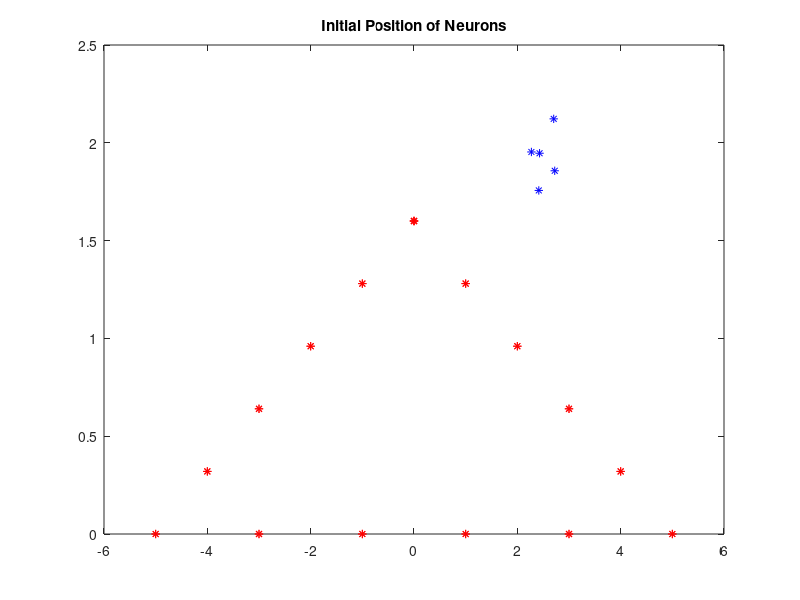
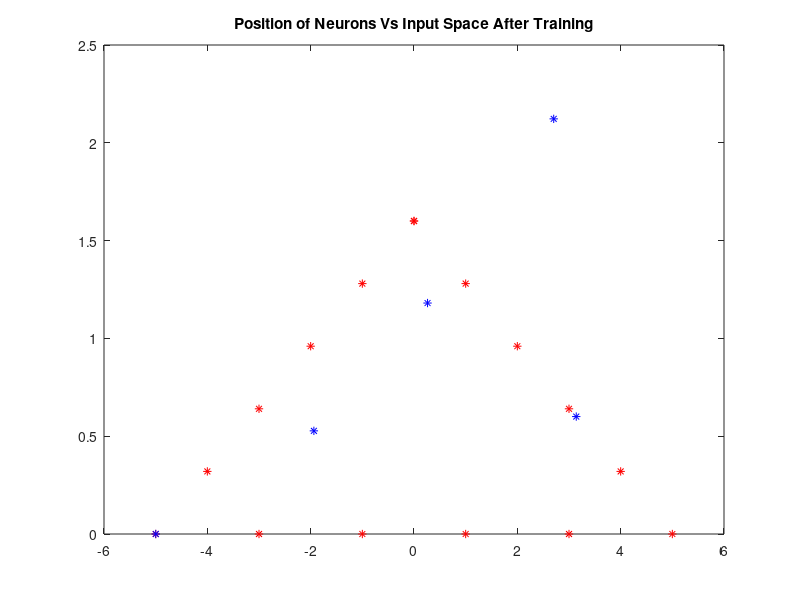
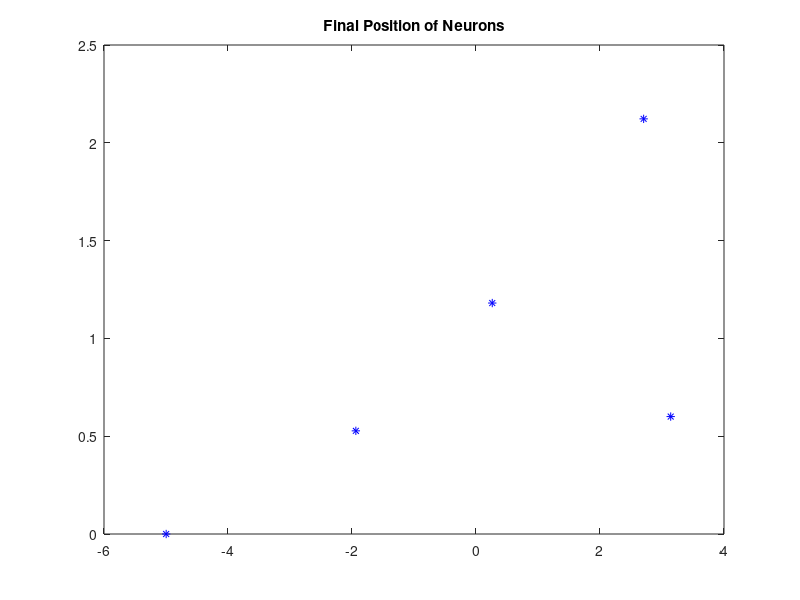

The MATLAB script that drew these images, in order:
%% Self Organized Map: Equilateral Triangle Representaton
% By: Kevin Machado Gamboa
% Email: ing.kevin@hotmail.com; kevin.machado@uao.edu.co
% Created: April 26, 2017
% Modify: April 27, 2017
% -------------------------------------------------------------------------
% -------------------------------------------------------------------------
% note: tested with: 
% Numero de patrones por lado en el triangulo 40
% Nro total de neuronas=100 
% Nro de veces que se presentan las entradas=500
clc;clear all;close all
lad = @(h) h/cot(60);
lado1 = @ (x,h) (x/cot(60)) + h;
lado2 = @ (x,h) (-x/cot(60)) + h;
% Lado 1 del triangulo
x=input('Patterns per each side of Triangle / Numero de patrones por lado en el triangulo ?');
h=x/cot(60);
la1=[-(x-1):1:0];
a1=lado1(la1,h);
plot(la1,a1,'r*')
hold on
% Lado 2 del triangulo
la2=[0:1:x-1];
a2=lado2(la2,h);
plot(la2,a2,'r*')
hold on
% Base del triangulo
xbase=[-x:2:x];
xbase(xbase==0)=[];                 % Remove the Zero component
ybase=zeros(1,length(xbase));
plot(xbase,ybase,'r*')

nump=x*3;

% -------------------------------------------------------------------------
entrdx=[la1,la2,xbase];
entrdy=[a1,a2,ybase];
redpun=[entrdx;entrdy];
% -------------------------------------------------------------------------
neutot=input('total number of neurons / Nro total de neuronas: neutot=');
neux=x/2;
neuy=sqrt(3*x)/2;
pesosx=neux+[sign(0.5-rand(1,neutot))].*[(neux/10)*rand(1,neutot)];
pesosy=neuy+[sign(0.5-rand(1,neutot))].*[(neuy/10)*rand(1,neutot)];
pesosi=[pesosx;pesosy];

Np=input('Epochs / Nro de veces que se presentan las entradas Np=');
Rxi=0.5*ceil(1*min(neux,neuy));
alphai=0.9;
alphaf=0.1;
Rf=0;
% -------------------------------------------------------------------------

% ----------------------
clear i
redpun=[entrdx;entrdy];
% ----------------------
figure(1)
title('Initial Position of Neurons')
plot(redpun(1,:),redpun(2,:),'r*'); 
hold on
plot(pesosi(1,:),pesosi(2,:),'b*')
% ---------------------
redpunpt=redpun;
pesos=pesosi;

for i=1:Np*neutot;
    indexs=randperm(nump); %Revolver
    redpunpt=redpun(:,indexs);
    k=mod(i,neutot)*(mod(i,neutot)~=0)+(neutot)*(mod(i,neutot)==0);
    for j=1:neutot;
        normaresta(j)=norm(redpunpt(:,k)-pesos(:,j));
    end
    clear j
    Rx(i)=Rxi+(Rf-Rxi)*((i-1)/(Np*neutot));
    alpha(i)=alphai+(alphaf-alphai)*((i-1)/(Np*neutot));
    winner(i)=find(normaresta==min(normaresta),1);
    pesos(:,winner(i))=pesos(:,winner(i))+ alpha(i)*(redpunpt(:,k)-pesos(:,winner(i)));
    for j=1:neutot;
        if abs(winner(i)-j)<=Rx(i);
           pesos(:,j)=pesos(:,j)+ alpha(i)*(redpunpt(:,k)-pesos(:,j));
        end
    end
end

figure(2)
plot(redpun(1,:),redpun(2,:),'r*'); 
title('Position of Neurons Vs Input Space After Training')
hold on
plot(pesos(1,:),pesos(2,:),'b*');
hold off
figure(3)
plot(pesos(1,:),pesos(2,:),'b*');
title('Final Position of Neurons')